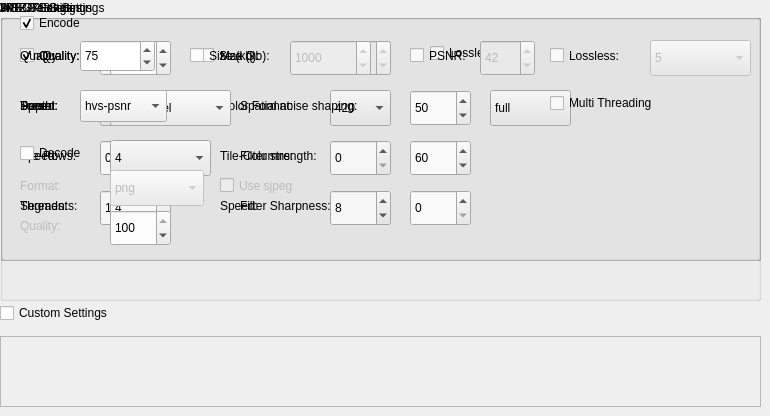
   <widget class="QWidget" name="tab_2">
    <attribute name="title">
     <string>Settings</string>
    </attribute>
    <widget class="QTextEdit" name="textEditCustomSettings">
     <property name="enabled">
      <bool>false</bool>
     </property>
     <property name="geometry">
      <rect>
       <x>0</x>
       <y>336</y>
       <width>761</width>
       <height>71</height>
      </rect>
     </property>
    </widget>
    <widget class="QCheckBox" name="checkBoxCustomSettings">
     <property name="geometry">
      <rect>
       <x>0</x>
       <y>300</y>
       <width>141</width>
       <height>26</height>
      </rect>
     </property>
     <property name="text">
      <string>Custom Settings</string>
     </property>
    </widget>
    <widget class="QGroupBox" name="groupBoxAvif">
     <property name="geometry">
      <rect>
       <x>0</x>
       <y>0</y>
       <width>761</width>
       <height>261</height>
      </rect>
     </property>
     <property name="visible">
      <bool>false</bool>
     </property>
     <property name="title">
      <string>AVIF Settings</string>
     </property>
     <property name="flat">
      <bool>false</bool>
     </property>
     <widget class="QSpinBox" name="spinBoxAvifTileCols">
      <property name="enabled">
       <bool>true</bool>
      </property>
      <property name="geometry">
       <rect>
        <x>330</x>
        <y>140</y>
        <width>61</width>
        <height>36</height>
       </rect>
      </property>
      <property name="maximum">
       <number>6</number>
      </property>
     </widget>
     <widget class="QComboBox" name="comboBoxAvifColorFormat">
      <property name="enabled">
       <bool>true</bool>
      </property>
      <property name="geometry">
       <rect>
        <x>330</x>
        <y>90</y>
        <width>61</width>
        <height>36</height>
       </rect>
      </property>
      <item>
       <property name="text">
        <string>420</string>
       </property>
      </item>
      <item>
       <property name="text">
        <string>422</string>
       </property>
      </item>
      <item>
       <property name="text">
        <string>444</string>
       </property>
      </item>
     </widget>
     <widget class="QLabel" name="labelAvifColorFormat">
      <property name="enabled">
       <bool>true</bool>
      </property>
      <property name="geometry">
       <rect>
        <x>220</x>
        <y>90</y>
        <width>101</width>
        <height>31</height>
       </rect>
      </property>
      <property name="text">
       <string>Color Format:</string>
      </property>
     </widget>
     <widget class="QLabel" name="labelAvifTileColumns">
      <property name="enabled">
       <bool>true</bool>
      </property>
      <property name="geometry">
       <rect>
        <x>220</x>
        <y>140</y>
        <width>101</width>
        <height>31</height>
       </rect>
      </property>
      <property name="text">
       <string>Tile-Columns:</string>
      </property>
     </widget>
     <widget class="QLabel" name="labelAvifDepth">
      <property name="enabled">
       <bool>true</bool>
      </property>
      <property name="geometry">
       <rect>
        <x>20</x>
        <y>90</y>
        <width>67</width>
        <height>31</height>
       </rect>
      </property>
      <property name="text">
       <string>Depth:</string>
      </property>
     </widget>
     <widget class="QSpinBox" name="spinBoxAvifThreads">
      <property name="enabled">
       <bool>true</bool>
      </property>
      <property name="geometry">
       <rect>
        <x>100</x>
        <y>190</y>
        <width>61</width>
        <height>36</height>
       </rect>
      </property>
      <property name="minimum">
       <number>1</number>
      </property>
      <property name="maximum">
       <number>32</number>
      </property>
     </widget>
     <widget class="QComboBox" name="comboBoxAvifRange">
      <property name="enabled">
       <bool>true</bool>
      </property>
      <property name="geometry">
       <rect>
        <x>490</x>
        <y>90</y>
        <width>81</width>
        <height>36</height>
       </rect>
      </property>
      <item>
       <property name="text">
        <string>full</string>
       </property>
      </item>
      <item>
       <property name="text">
        <string>limited</string>
       </property>
      </item>
     </widget>
     <widget class="QCheckBox" name="checkBoxAvifLossless">
      <property name="geometry">
       <rect>
        <x>430</x>
        <y>40</y>
        <width>97</width>
        <height>26</height>
       </rect>
      </property>
      <property name="text">
       <string>Lossless</string>
      </property>
     </widget>
     <widget class="QLabel" name="labelAvifSpeed">
      <property name="enabled">
       <bool>true</bool>
      </property>
      <property name="geometry">
       <rect>
        <x>220</x>
        <y>190</y>
        <width>67</width>
        <height>31</height>
       </rect>
      </property>
      <property name="text">
       <string>Speed:</string>
      </property>
     </widget>
     <widget class="QLabel" name="labelAvifThreads">
      <property name="enabled">
       <bool>true</bool>
      </property>
      <property name="geometry">
       <rect>
        <x>20</x>
        <y>190</y>
        <width>67</width>
        <height>31</height>
       </rect>
      </property>
      <property name="text">
       <string>Threads:</string>
      </property>
     </widget>
     <widget class="QSpinBox" name="spinBoxAvifMaxQ">
      <property name="enabled">
       <bool>true</bool>
      </property>
      <property name="geometry">
       <rect>
        <x>330</x>
        <y>40</y>
        <width>61</width>
        <height>36</height>
       </rect>
      </property>
      <property name="maximum">
       <number>63</number>
      </property>
      <property name="value">
       <number>20</number>
      </property>
     </widget>
     <widget class="QLabel" name="labelAvifRange">
      <property name="geometry">
       <rect>
        <x>430</x>
        <y>90</y>
        <width>51</width>
        <height>31</height>
       </rect>
      </property>
      <property name="text">
       <string>Range:</string>
      </property>
     </widget>
     <widget class="QComboBox" name="comboBoxAvifDepth">
      <property name="enabled">
       <bool>true</bool>
      </property>
      <property name="geometry">
       <rect>
        <x>100</x>
        <y>90</y>
        <width>61</width>
        <height>36</height>
       </rect>
      </property>
      <item>
       <property name="text">
        <string>8</string>
       </property>
      </item>
      <item>
       <property name="text">
        <string>10</string>
       </property>
      </item>
      <item>
       <property name="text">
        <string>12</string>
       </property>
      </item>
     </widget>
     <widget class="QSpinBox" name="spinBoxAvifMinQ">
      <property name="enabled">
       <bool>true</bool>
      </property>
      <property name="geometry">
       <rect>
        <x>100</x>
        <y>40</y>
        <width>61</width>
        <height>36</height>
       </rect>
      </property>
      <property name="maximum">
       <number>63</number>
      </property>
     </widget>
     <widget class="QLabel" name="labelAvifTileRows">
      <property name="enabled">
       <bool>true</bool>
      </property>
      <property name="geometry">
       <rect>
        <x>20</x>
        <y>140</y>
        <width>71</width>
        <height>31</height>
       </rect>
      </property>
      <property name="text">
       <string>Tile-Rows:</string>
      </property>
     </widget>
     <widget class="QLabel" name="labelAvifMaxQ">
      <property name="enabled">
       <bool>true</bool>
      </property>
      <property name="geometry">
       <rect>
        <x>220</x>
        <y>40</y>
        <width>67</width>
        <height>31</height>
       </rect>
      </property>
      <property name="text">
       <string>Max Q:</string>
      </property>
     </widget>
     <widget class="QSpinBox" name="spinBoxAvifSpeed">
      <property name="enabled">
       <bool>true</bool>
      </property>
      <property name="geometry">
       <rect>
        <x>330</x>
        <y>190</y>
        <width>61</width>
        <height>36</height>
       </rect>
      </property>
      <property name="minimum">
       <number>0</number>
      </property>
      <property name="maximum">
       <number>10</number>
      </property>
      <property name="value">
       <number>8</number>
      </property>
     </widget>
     <widget class="QLabel" name="labelAvifMinQ">
      <property name="enabled">
       <bool>true</bool>
      </property>
      <property name="geometry">
       <rect>
        <x>20</x>
        <y>40</y>
        <width>67</width>
        <height>31</height>
       </rect>
      </property>
      <property name="text">
       <string>Min Q:</string>
      </property>
     </widget>
     <widget class="QSpinBox" name="spinBoxAvifTileRows">
      <property name="enabled">
       <bool>true</bool>
      </property>
      <property name="geometry">
       <rect>
        <x>100</x>
        <y>140</y>
        <width>61</width>
        <height>36</height>
       </rect>
      </property>
      <property name="maximum">
       <number>6</number>
      </property>
     </widget>
    </widget>
    <widget class="QGroupBox" name="groupBoxWebp">
     <property name="geometry">
      <rect>
       <x>0</x>
       <y>0</y>
       <width>761</width>
       <height>261</height>
      </rect>
     </property>
     <property name="visible">
      <bool>false</bool>
     </property>
     <property name="title">
      <string>WEBP Settings</string>
     </property>
     <widget class="QSpinBox" name="spinBoxWebpQ">
      <property name="geometry">
       <rect>
        <x>110</x>
        <y>40</y>
        <width>61</width>
        <height>36</height>
       </rect>
      </property>
      <property name="maximum">
       <number>100</number>
      </property>
      <property name="value">
       <number>75</number>
      </property>
     </widget>
     <widget class="QLabel" name="labelWebpPreset">
      <property name="enabled">
       <bool>true</bool>
      </property>
      <property name="geometry">
       <rect>
        <x>20</x>
        <y>90</y>
        <width>67</width>
        <height>31</height>
       </rect>
      </property>
      <property name="text">
       <string>Preset:</string>
      </property>
     </widget>
     <widget class="QComboBox" name="comboBoxWebpPreset">
      <property name="geometry">
       <rect>
        <x>110</x>
        <y>90</y>
        <width>101</width>
        <height>36</height>
       </rect>
      </property>
      <item>
       <property name="text">
        <string>default</string>
       </property>
      </item>
      <item>
       <property name="text">
        <string>photo</string>
       </property>
      </item>
      <item>
       <property name="text">
        <string>picture</string>
       </property>
      </item>
      <item>
       <property name="text">
        <string>drawing</string>
       </property>
      </item>
      <item>
       <property name="text">
        <string>icon</string>
       </property>
      </item>
      <item>
       <property name="text">
        <string>text</string>
       </property>
      </item>
     </widget>
     <widget class="QCheckBox" name="checkBoxWebpLossless">
      <property name="geometry">
       <rect>
        <x>550</x>
        <y>40</y>
        <width>97</width>
        <height>31</height>
       </rect>
      </property>
      <property name="text">
       <string>Lossless:</string>
      </property>
     </widget>
     <widget class="QComboBox" name="comboBoxWebpLossless">
      <property name="enabled">
       <bool>false</bool>
      </property>
      <property name="geometry">
       <rect>
        <x>650</x>
        <y>40</y>
        <width>101</width>
        <height>36</height>
       </rect>
      </property>
      <property name="currentIndex">
       <number>5</number>
      </property>
      <item>
       <property name="text">
        <string>0 - fastest</string>
       </property>
      </item>
      <item>
       <property name="text">
        <string>1</string>
       </property>
      </item>
      <item>
       <property name="text">
        <string>2</string>
       </property>
      </item>
      <item>
       <property name="text">
        <string>3</string>
       </property>
      </item>
      <item>
       <property name="text">
        <string>4</string>
       </property>
      </item>
      <item>
       <property name="text">
        <string>5</string>
       </property>
      </item>
      <item>
       <property name="text">
        <string>6</string>
       </property>
      </item>
      <item>
       <property name="text">
        <string>7</string>
       </property>
      </item>
      <item>
       <property name="text">
        <string>8</string>
       </property>
      </item>
      <item>
       <property name="text">
        <string>9 - slowest</string>
       </property>
      </item>
     </widget>
     <widget class="QLabel" name="labelWebpSpeed">
      <property name="enabled">
       <bool>true</bool>
      </property>
      <property name="geometry">
       <rect>
        <x>20</x>
        <y>140</y>
        <width>67</width>
        <height>31</height>
       </rect>
      </property>
      <property name="text">
       <string>Speed:</string>
      </property>
     </widget>
     <widget class="QComboBox" name="comboBoxWebpSpeed">
      <property name="geometry">
       <rect>
        <x>110</x>
        <y>140</y>
        <width>101</width>
        <height>36</height>
       </rect>
      </property>
      <property name="currentIndex">
       <number>4</number>
      </property>
      <item>
       <property name="text">
        <string>0 - fastest</string>
       </property>
      </item>
      <item>
       <property name="text">
        <string>1</string>
       </property>
      </item>
      <item>
       <property name="text">
        <string>2</string>
       </property>
      </item>
      <item>
       <property name="text">
        <string>3</string>
       </property>
      </item>
      <item>
       <property name="text">
        <string>4</string>
       </property>
      </item>
      <item>
       <property name="text">
        <string>5</string>
       </property>
      </item>
      <item>
       <property name="text">
        <string>6 - slowest</string>
       </property>
      </item>
     </widget>
     <widget class="QLabel" name="labelWebpSegments">
      <property name="enabled">
       <bool>true</bool>
      </property>
      <property name="geometry">
       <rect>
        <x>20</x>
        <y>190</y>
        <width>81</width>
        <height>31</height>
       </rect>
      </property>
      <property name="text">
       <string>Segments:</string>
      </property>
     </widget>
     <widget class="QSpinBox" name="spinBoxWebpSegments">
      <property name="geometry">
       <rect>
        <x>110</x>
        <y>190</y>
        <width>61</width>
        <height>36</height>
       </rect>
      </property>
      <property name="minimum">
       <number>1</number>
      </property>
      <property name="maximum">
       <number>4</number>
      </property>
      <property name="value">
       <number>4</number>
      </property>
     </widget>
     <widget class="QCheckBox" name="checkBoxWebpQuality">
      <property name="geometry">
       <rect>
        <x>20</x>
        <y>40</y>
        <width>97</width>
        <height>31</height>
       </rect>
      </property>
      <property name="text">
       <string>Quality:</string>
      </property>
      <property name="checked">
       <bool>true</bool>
      </property>
     </widget>
     <widget class="QCheckBox" name="checkBoxWebpSize">
      <property name="geometry">
       <rect>
        <x>200</x>
        <y>40</y>
        <width>121</width>
        <height>31</height>
       </rect>
      </property>
      <property name="text">
       <string>Size (kb):</string>
      </property>
     </widget>
     <widget class="QSpinBox" name="spinBoxWebpSize">
      <property name="enabled">
       <bool>false</bool>
      </property>
      <property name="geometry">
       <rect>
        <x>300</x>
        <y>40</y>
        <width>91</width>
        <height>36</height>
       </rect>
      </property>
      <property name="minimum">
       <number>1</number>
      </property>
      <property name="maximum">
       <number>100000</number>
      </property>
      <property name="singleStep">
       <number>100</number>
      </property>
      <property name="value">
       <number>1000</number>
      </property>
     </widget>
     <widget class="QCheckBox" name="checkBoxWebpPSNR">
      <property name="geometry">
       <rect>
        <x>410</x>
        <y>40</y>
        <width>121</width>
        <height>31</height>
       </rect>
      </property>
      <property name="text">
       <string>PSNR:</string>
      </property>
     </widget>
     <widget class="QSpinBox" name="spinBoxWebpPSNR">
      <property name="enabled">
       <bool>false</bool>
      </property>
      <property name="geometry">
       <rect>
        <x>480</x>
        <y>40</y>
        <width>55</width>
        <height>36</height>
       </rect>
      </property>
      <property name="minimum">
       <number>1</number>
      </property>
      <property name="maximum">
       <number>63</number>
      </property>
      <property name="value">
       <number>42</number>
      </property>
     </widget>
     <widget class="QLabel" name="labelWebpNoiseShaping">
      <property name="geometry">
       <rect>
        <x>240</x>
        <y>90</y>
        <width>161</width>
        <height>31</height>
       </rect>
      </property>
      <property name="text">
       <string>Spatial noise shaping:</string>
      </property>
     </widget>
     <widget class="QSpinBox" name="spinBoxWebNoiseShaping">
      <property name="geometry">
       <rect>
        <x>410</x>
        <y>90</y>
        <width>61</width>
        <height>36</height>
       </rect>
      </property>
      <property name="toolTip">
       <string>(0:off, 100:max), default=50</string>
      </property>
      <property name="maximum">
       <number>100</number>
      </property>
      <property name="value">
       <number>50</number>
      </property>
     </widget>
     <widget class="QLabel" name="labelWebpFilterStrength">
      <property name="geometry">
       <rect>
        <x>240</x>
        <y>140</y>
        <width>161</width>
        <height>31</height>
       </rect>
      </property>
      <property name="text">
       <string>Filter strength:</string>
      </property>
     </widget>
     <widget class="QSpinBox" name="spinBoxWebFilterStrength">
      <property name="geometry">
       <rect>
        <x>410</x>
        <y>140</y>
        <width>61</width>
        <height>36</height>
       </rect>
      </property>
      <property name="toolTip">
       <string>(0=off..100), default=60</string>
      </property>
      <property name="maximum">
       <number>100</number>
      </property>
      <property name="value">
       <number>60</number>
      </property>
     </widget>
     <widget class="QLabel" name="labelWebpFilterStrength_2">
      <property name="geometry">
       <rect>
        <x>240</x>
        <y>190</y>
        <width>161</width>
        <height>31</height>
       </rect>
      </property>
      <property name="text">
       <string>Filter Sharpness:</string>
      </property>
     </widget>
     <widget class="QSpinBox" name="spinBoxWebpFilterSharpness">
      <property name="geometry">
       <rect>
        <x>410</x>
        <y>190</y>
        <width>61</width>
        <height>36</height>
       </rect>
      </property>
      <property name="toolTip">
       <string>(0:most .. 7:least sharp), default=0</string>
      </property>
      <property name="maximum">
       <number>7</number>
      </property>
     </widget>
     <widget class="QCheckBox" name="checkBoxWebpMultiThreading">
      <property name="geometry">
       <rect>
        <x>550</x>
        <y>90</y>
        <width>141</width>
        <height>26</height>
       </rect>
      </property>
      <property name="text">
       <string>Multi Threading</string>
      </property>
     </widget>
    </widget>
    <widget class="QGroupBox" name="groupBoxJpegXl">
     <property name="geometry">
      <rect>
       <x>0</x>
       <y>0</y>
       <width>761</width>
       <height>261</height>
      </rect>
     </property>
     <property name="visible">
      <bool>false</bool>
     </property>
     <property name="toolTip">
      <string>100 = mathematically lossless. Default for already-lossy input (JPEG/GIF).</string>
     </property>
     <property name="title">
      <string>JPEGXL Settings</string>
     </property>
     <widget class="QSpinBox" name="spinBoxJpegXlQ">
      <property name="geometry">
       <rect>
        <x>110</x>
        <y>40</y>
        <width>61</width>
        <height>36</height>
       </rect>
      </property>
      <property name="maximum">
       <number>100</number>
      </property>
      <property name="value">
       <number>85</number>
      </property>
     </widget>
     <widget class="QLabel" name="labelJpegXlSpeed">
      <property name="geometry">
       <rect>
        <x>20</x>
        <y>90</y>
        <width>97</width>
        <height>31</height>
       </rect>
      </property>
      <property name="text">
       <string>Speed:</string>
      </property>
     </widget>
     <widget class="QComboBox" name="comboBoxJpegXlSpeed">
      <property name="geometry">
       <rect>
        <x>110</x>
        <y>90</y>
        <width>121</width>
        <height>36</height>
       </rect>
      </property>
      <property name="currentIndex">
       <number>4</number>
      </property>
      <item>
       <property name="text">
        <string>3 - falcon</string>
       </property>
      </item>
      <item>
       <property name="text">
        <string>4 - cheetah</string>
       </property>
      </item>
      <item>
       <property name="text">
        <string>5 - hare</string>
       </property>
      </item>
      <item>
       <property name="text">
        <string>6 - wombat</string>
       </property>
      </item>
      <item>
       <property name="text">
        <string>7 - squirrel</string>
       </property>
      </item>
      <item>
       <property name="text">
        <string>8 - kitten</string>
       </property>
      </item>
      <item>
       <property name="text">
        <string>9 - tortoise</string>
       </property>
      </item>
     </widget>
     <widget class="QCheckBox" name="checkBoxJpegXlQ">
      <property name="geometry">
       <rect>
        <x>20</x>
        <y>40</y>
        <width>97</width>
        <height>31</height>
       </rect>
      </property>
      <property name="text">
       <string>Quality:</string>
      </property>
      <property name="checked">
       <bool>true</bool>
      </property>
     </widget>
     <widget class="QCheckBox" name="checkBoxJpegXlSize">
      <property name="enabled">
       <bool>true</bool>
      </property>
      <property name="geometry">
       <rect>
        <x>190</x>
        <y>40</y>
        <width>97</width>
        <height>31</height>
       </rect>
      </property>
      <property name="text">
       <string>Size (kb):</string>
      </property>
      <property name="checked">
       <bool>false</bool>
      </property>
     </widget>
     <widget class="QSpinBox" name="spinBoxJpegXlSize">
      <property name="enabled">
       <bool>false</bool>
      </property>
      <property name="geometry">
       <rect>
        <x>290</x>
        <y>40</y>
        <width>81</width>
        <height>36</height>
       </rect>
      </property>
      <property name="minimum">
       <number>1</number>
      </property>
      <property name="maximum">
       <number>100000</number>
      </property>
      <property name="singleStep">
       <number>100</number>
      </property>
      <property name="value">
       <number>1000</number>
      </property>
     </widget>
     <widget class="QCheckBox" name="checkBoxJpegXlEncode">
      <property name="geometry">
       <rect>
        <x>20</x>
        <y>10</y>
        <width>97</width>
        <height>26</height>
       </rect>
      </property>
      <property name="text">
       <string>Encode</string>
      </property>
      <property name="checked">
       <bool>true</bool>
      </property>
     </widget>
     <widget class="QCheckBox" name="checkBoxJpegXlDecode">
      <property name="enabled">
       <bool>true</bool>
      </property>
      <property name="geometry">
       <rect>
        <x>20</x>
        <y>140</y>
        <width>97</width>
        <height>26</height>
       </rect>
      </property>
      <property name="text">
       <string>Decode</string>
      </property>
      <property name="checked">
       <bool>false</bool>
      </property>
     </widget>
     <widget class="QLabel" name="labelJpegXlDecodeFormat">
      <property name="enabled">
       <bool>false</bool>
      </property>
      <property name="geometry">
       <rect>
        <x>20</x>
        <y>170</y>
        <width>67</width>
        <height>31</height>
       </rect>
      </property>
      <property name="text">
       <string>Format:</string>
      </property>
     </widget>
     <widget class="QComboBox" name="comboBoxJpegXlDecodeFormat">
      <property name="enabled">
       <bool>false</bool>
      </property>
      <property name="geometry">
       <rect>
        <x>110</x>
        <y>170</y>
        <width>94</width>
        <height>36</height>
       </rect>
      </property>
      <item>
       <property name="text">
        <string>png</string>
       </property>
      </item>
      <item>
       <property name="text">
        <string>jpg</string>
       </property>
      </item>
      <item>
       <property name="text">
        <string>ppm</string>
       </property>
      </item>
      <item>
       <property name="text">
        <string>pfm</string>
       </property>
      </item>
     </widget>
     <widget class="QCheckBox" name="checkBoxJpegXlDecodesjpeg">
      <property name="enabled">
       <bool>false</bool>
      </property>
      <property name="geometry">
       <rect>
        <x>220</x>
        <y>170</y>
        <width>97</width>
        <height>31</height>
       </rect>
      </property>
      <property name="text">
       <string>Use sjpeg</string>
      </property>
     </widget>
     <widget class="QLabel" name="labelJpegXlDecodeQuality">
      <property name="enabled">
       <bool>false</bool>
      </property>
      <property name="geometry">
       <rect>
        <x>20</x>
        <y>210</y>
        <width>67</width>
        <height>31</height>
       </rect>
      </property>
      <property name="text">
       <string>Quality:</string>
      </property>
     </widget>
     <widget class="QSpinBox" name="spinBoxJpegXlDecodeQ">
      <property name="geometry">
       <rect>
        <x>110</x>
        <y>210</y>
        <width>61</width>
        <height>36</height>
       </rect>
      </property>
      <property name="minimum">
       <number>1</number>
      </property>
      <property name="maximum">
       <number>100</number>
      </property>
      <property name="singleStep">
       <number>1</number>
      </property>
      <property name="value">
       <number>100</number>
      </property>
     </widget>
    </widget>
    <widget class="QGroupBox" name="groupBoxMozjpeg">
     <property name="geometry">
      <rect>
       <x>0</x>
       <y>0</y>
       <width>761</width>
       <height>301</height>
      </rect>
     </property>
     <property name="toolTip">
      <string>Tune trellis optimization - Default: PSNR-HVS</string>
     </property>
     <property name="title">
      <string>MOZJPEG Settings</string>
     </property>
     <widget class="QLabel" name="label_5">
      <property name="geometry">
       <rect>
        <x>20</x>
        <y>40</y>
        <width>58</width>
        <height>31</height>
       </rect>
      </property>
      <property name="text">
       <string>Quality:</string>
      </property>
     </widget>
     <widget class="QSpinBox" name="spinBoxMozjpegQ">
      <property name="geometry">
       <rect>
        <x>80</x>
        <y>40</y>
        <width>75</width>
        <height>32</height>
       </rect>
      </property>
      <property name="toolTip">
       <string>Compression quality (0..100; 5-95 is most useful range, default is 75)</string>
      </property>
      <property name="maximum">
       <number>100</number>
      </property>
      <property name="value">
       <number>75</number>
      </property>
     </widget>
     <widget class="QLabel" name="label_6">
      <property name="geometry">
       <rect>
        <x>20</x>
        <y>90</y>
        <width>58</width>
        <height>31</height>
       </rect>
      </property>
      <property name="text">
       <string>Tune:</string>
      </property>
     </widget>
     <widget class="QComboBox" name="comboBoxMozjpegTune">
      <property name="geometry">
       <rect>
        <x>80</x>
        <y>90</y>
        <width>87</width>
        <height>32</height>
       </rect>
      </property>
      <property name="currentIndex">
       <number>1</number>
      </property>
      <item>
       <property name="text">
        <string>psnr</string>
       </property>
      </item>
      <item>
       <property name="text">
        <string>hvs-psnr</string>
       </property>
      </item>
      <item>
       <property name="text">
        <string>ssim</string>
       </property>
      </item>
      <item>
       <property name="text">
        <string>ms-ssim</string>
       </property>
      </item>
     </widget>
    </widget>
   </widget>
